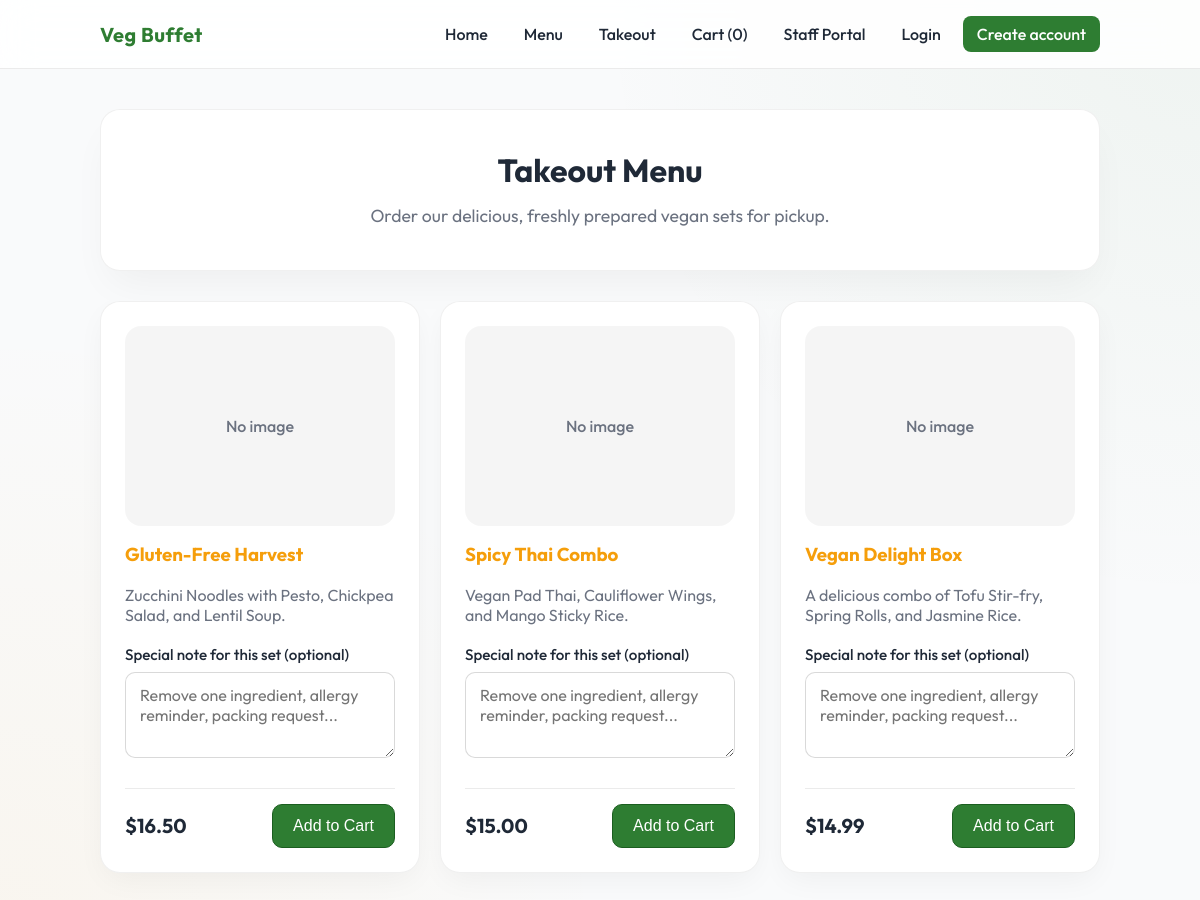
/takeout.php, run on an earlier commit of the app's database.
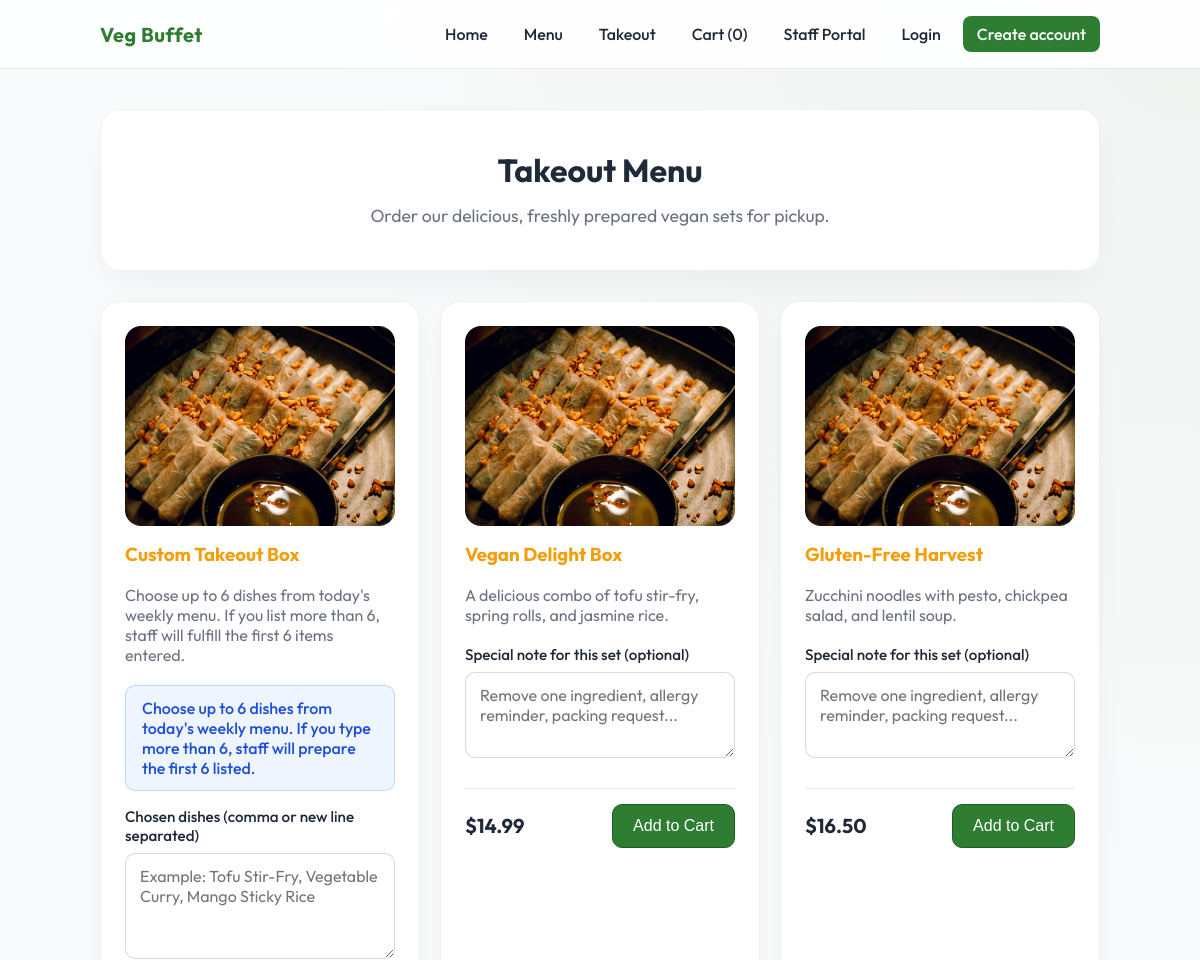
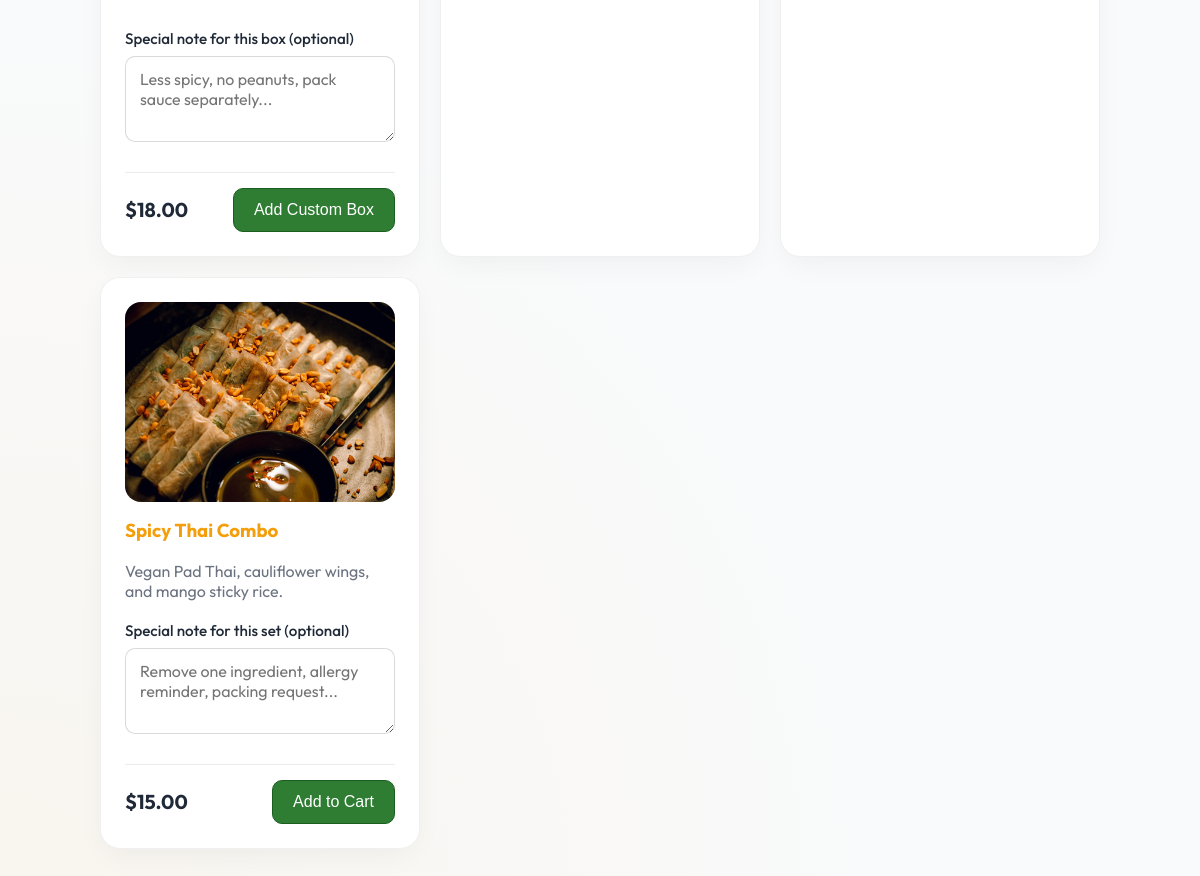
And on a later commit of the database (2 pictures, top to bottom).
### tables this page shows
create table if not exists TakeoutSet (
  setId int not null auto_increment,
  setName varchar(255) not null,
  description varchar(1024) not null,
  price decimal(10,2) not null,
  imageUrl varchar(2048) null,
  isAvailable boolean not null,
  sortOrder int not null default 0,
  allowsCustomSelection boolean not null default 0,  
  selectionLimit int not null default 0,             
  primary key (setId),
  unique key uq_set_name (setName),
  key idx_set_available (isAvailable)
);

### web/lib/auth.php (called while the page is built, shortened)
<?php
function current_customer(): ?array {
  if (!isset($_SESSION['customer'])) return null;
  return $_SESSION['customer'];
}
  ?>
  <?php
function current_admin(): ?array {
  if (!isset($_SESSION['admin'])) return null;
  return $_SESSION['admin'];
}

### web/lib/orders.php (called while the page is built, shortened)
<?php
require_once __DIR__ . '/auth.php';
function normalize_cart_items(): array {
  $cart = $_SESSION['cart'] ?? [];
  $isLegacyCart = true;
  if ($isLegacyCart) {
    $normalized = [];
    return $normalized;
  }
  $normalized = [];
  return $normalized;
}
function cart_item_count(): int {
  $count = 0;
  return $count;
}

### web/lib/takeout_catalog.php (called while the page is built, shortened)
<?php
function fetch_all_takeout_sets(PDO $pdo, bool $visibleOnly = false): array {
  $sql = 'SELECT
            setId,
            setName,
            description,
            price,
            imageUrl,
            isAvailable,
            sortOrder,
            allowsCustomSelection,
            selectionLimit
          FROM TakeoutSet';
  if ($visibleOnly) {
    $sql .= ' WHERE isAvailable = 1';
  }
  $sql .= ' ORDER BY sortOrder ASC, setName ASC';
  return $pdo->query($sql)->fetchAll();
}

### web/takeout.php (the view, shortened to what this page needs)
<?php
require_once __DIR__ . '/lib/layout.php';
require_once __DIR__ . '/lib/takeout_catalog.php';
$pdo = db();
$sets = fetch_all_takeout_sets($pdo, true);
render_header('Takeout Menu');
?>
<section class="hero hero-centered">
  <h1>Takeout Menu</h1>
  <p class="hero-copy-narrow" style="display: block; width: 100%; max-width: 600px; margin: 0 auto; text-align: center !important;">
    Order our delicious, freshly prepared vegan sets for pickup.
  </p>
</section>
<div class="card-grid-300">
  <?php foreach ($sets as $set): ?>
    <article class="card card-body-between takeout-card">
      <div>
        <div class="takeout-card-media">
          <?php if (!empty($set['imageUrl'])): ?>
            <img src="<?= h((string)$set['imageUrl']) ?>" alt="<?= h((string)$set['setName']) ?>" class="takeout-card-image" />
          <?php else: ?>
            <div class="takeout-card-empty">No image</div>
          <?php endif; ?>
        </div>
        <h3 class="card-title-accent"><?= h($set['setName']) ?></h3>
        <p class="card-copy-muted"><?= h($set['description']) ?></p>
        <?php if (!empty($set['allowsCustomSelection'])): ?>
          <div class="alert alert-info compact-alert">
            Choose up to <?= (int)$set['selectionLimit'] ?> dishes from today's weekly menu. If you type more than <?= (int)$set['selectionLimit'] ?>, staff will prepare the first <?= (int)$set['selectionLimit'] ?> listed.
          </div>
          <form method="post" action="/cart.php" class="takeout-add-form">
            <div class="field">
              <label>Chosen dishes (comma or new line separated)</label>
              <textarea name="selectedDishes" rows="4" required placeholder="Example: Tofu Stir-Fry, Vegetable Curry, Mango Sticky Rice"></textarea>
            </div>
            <div class="field">
              <label>Special note for this box (optional)</label>
              <textarea name="lineNotes" rows="3" placeholder="Less spicy, no peanuts, pack sauce separately..."></textarea>
            </div>
            <div class="card-footer-row">
              <span class="price-tag">$<?= h($set['price']) ?></span>
              <button class="btn btn-primary" type="submit">Add Custom Box</button>
            </div>
          </form>
        <?php else: ?>
          <form method="post" action="/cart.php" class="takeout-add-form">
            <div class="field">
              <label>Special note for this set (optional)</label>
              <textarea name="lineNotes" rows="3" placeholder="Remove one ingredient, allergy reminder, packing request..."></textarea>
            </div>
            <div class="card-footer-row">
              <span class="price-tag">$<?= h($set['price']) ?></span>
              <button class="btn btn-primary" type="submit">Add to Cart</button>
            </div>
          </form>
        <?php endif; ?>
      </div>
    </article>
  <?php endforeach; ?>
</div>
<?php render_footer(); ?>

### web/lib/layout.php (shortened to what this page needs)
<?php
require_once __DIR__ . '/auth.php';
require_once __DIR__ . '/orders.php';
function h(string $s): string {
  return htmlspecialchars($s, ENT_QUOTES | ENT_SUBSTITUTE, 'UTF-8');
}
function render_header(string $title): void {
  $cust = current_customer();
  $admin = current_admin();
  $cartCount = cart_item_count();
  ?>
  <!doctype html>
  <html lang="en">
  <head>
    <link rel="stylesheet" href="/assets/style.css" />
  </head>
  <body>
    <header class="topbar">
      <div class="container topbar-inner">
        <div class="brand">
          <a href="/" class="brand-link">Veg Buffet</a>
        </div>
        <nav class="nav">
          <?php if ($admin): ?>
            <a href="/admin/index.php" class="nav-link">Orders</a>
            <a href="/admin/history.php" class="nav-link">Recent Orders</a>
            <?php if (is_super_admin($admin)): ?>
              <a href="/admin/reports.php" class="nav-link">Reports</a>
              <a href="/admin/staff.php" class="nav-link">Manage Staff</a>
              <a href="/admin/menu.php" class="nav-link">Menu Builder</a>
              <a href="/admin/takeout.php" class="nav-link">Takeout Sets</a>
            <?php endif; ?>
            <span class="nav-text nav-role"><?= h($admin['role']) ?></span>
            <a class="nav-link nav-link-spaced" href="/logout.php">Logout</a>
          <?php else: ?>
            <a href="/" class="nav-link">Home</a>
            <a href="/menu.php" class="nav-link">Menu</a>
            <a href="/takeout.php" class="nav-link">Takeout</a>
            <a href="/cart.php" class="nav-link">Cart (<?= $cartCount ?>)</a>
            <a href="/admin/login.php" class="nav-link">Staff Portal</a>
            <?php if ($cust): ?>
              <a href="/my_orders.php" class="nav-link">My Orders</a>
              <span class="nav-text nav-greeting">Hi, <?= h($cust['fullName']) ?></span>
              <a class="nav-link" href="/logout.php">Logout</a>
            <?php else: ?>
              <a class="nav-link" href="/login.php">Login</a>
              <a class="nav-link nav-link-primary" href="/register.php">Create account</a>
            <?php endif; ?>
          <?php endif; ?>
        </nav>
      </div>
    </header>
    <main class="container">
  <?php
}
function render_footer(): void {
  ?>
    </main>
  </body>
  </html>
  <?php
}

### web/assets/style.css (style rules this page uses)
:root { --primary: #2E7D32; --primary2: #1B5E20; --bg: #F9FAFB; --panel: #FFFFFF; --panel2: #F3F4F6; --text: #1F2937; --muted: #6B7280; --brand: var(--primary); --danger: #EF4444; --ok: #10B981; --ring: rgba(46, 125, 50, 0.4); --accent: #F59E0B; }
* { box-sizing: border-box; }
html, body { height: 100%; scroll-behavior: smooth; }
body { margin: 0; font-family: 'Outfit', sans-serif; color: var(--text); background: var(--bg); background-image: radial-gradient(circle at top right, rgba(46, 125, 50, 0.05) 0%, transparent 40%), radial-gradient(circle at bottom left, rgba(245, 158, 11, 0.05) 0%, transparent 40%); background-attachment: fixed; }
a { color: var(--primary); text-decoration: none; transition: 0.2s; }
.container { width: min(1000px, calc(100% - 32px)); margin: 0 auto; }
.topbar { position: sticky; top: 0; backdrop-filter: blur(16px); background: rgba(255, 255, 255, 0.85); border-bottom: 1px solid rgba(0, 0, 0, 0.08); z-index: 100; }
.topbar-inner { display: flex; align-items: center; justify-content: space-between; gap: 16px; padding: 16px 0; }
.brand-link { color: var(--primary); font-weight: 700; font-size: 1.25rem; letter-spacing: 0.5px; }
.nav { display: flex; gap: 8px; align-items: center; flex-wrap: wrap; justify-content: flex-end; }
.nav-link { color: var(--text); padding: 8px 14px; border-radius: 8px; font-weight: 500; }
.nav-link-primary { background: var(--primary); color: white; }
main.container { padding: 40px 0 60px; }
.card { background: var(--panel); border: 1px solid rgba(0,0,0,0.06); border-radius: 16px; padding: 24px; box-shadow: 0 10px 30px -5px rgba(0,0,0,0.05); transition: transform 0.2s, box-shadow 0.2s; }
.hero { padding: 40px 24px; border-radius: 20px; background: var(--panel); border: 1px solid rgba(0,0,0,0.06); box-shadow: 0 20px 40px -10px rgba(0,0,0,0.05); }
.hero h1 { margin: 0 0 12px; font-size: 32px; color: var(--text); }
.hero p { margin: 0; color: var(--muted); line-height: 1.6; font-size: 1.1rem; }
.field { display: grid; gap: 8px; margin-bottom: 16px; }
label { color: var(--text); font-size: 0.95rem; font-weight: 500; }
input, select, textarea { width: 100%; padding: 12px 14px; border-radius: 10px; border: 1px solid rgba(0,0,0,0.15); background: #FFF; color: var(--text); font-family: inherit; font-size: 1rem; outline: none; transition: border-color 0.2s, box-shadow 0.2s; }
textarea { resize: vertical; min-height: 110px; }
.btn { display: inline-flex; align-items: center; justify-content: center; padding: 12px 20px; border-radius: 10px; border: 1px solid rgba(0,0,0,0.1); background: var(--panel2); color: var(--text); font-weight: 500; cursor: pointer; transition: all 0.2s; font-size: 1rem; }
.btn-primary { background: var(--primary); border-color: var(--primary2); color: white; }
.alert { padding: 12px 16px; border-radius: 10px; border: 1px solid rgba(0,0,0,0.08); background: white; margin-bottom: 16px; font-weight: 500; }
.alert-info { border-color: rgba(59,130,246,0.25); background: rgba(59,130,246,0.08); color: #1D4ED8; }
.hero-centered { text-align: center; }
.hero-centered p, .hero-centered h1 { text-align: center; }
.hero-copy-narrow { display: block; width: 100%; max-width: 600px; margin: 0 auto; text-align: center !important; }
.card-grid-300 { display: grid; grid-template-columns: repeat(auto-fill, minmax(300px, 1fr)); gap: 20px; margin-top: 30px; }
.card-body-between { display: flex; flex-direction: column; justify-content: space-between; }
.card-title-accent { margin-top: 0; color: var(--accent); }
.card-copy-muted { color: var(--muted); margin-bottom: 20px; }
.card-footer-row { display: flex; justify-content: space-between; align-items: center; gap: 12px; border-top: 1px solid rgba(0,0,0,0.08); padding-top: 15px; }
.price-tag { font-size: 1.25rem; font-weight: 700; }
.takeout-card { gap: 18px; border-radius: 20px; }
.takeout-card-media { height: 200px; border-radius: 16px; overflow: hidden; background: rgba(0,0,0,0.04); margin-bottom: 16px; }
.takeout-card-image { display: block; width: 100%; height: 100%; object-fit: cover; object-position: center; }
.takeout-add-form { display: grid; gap: 14px; }
.takeout-add-form textarea { min-height: 82px; }
.compact-alert { margin-top: 0; margin-bottom: 16px; }
.catalog-card-empty, .takeout-card-empty, .dish-dialog-empty { color: var(--muted); font-weight: 500; }
.takeout-card-empty { height: 100%; display: flex; align-items: center; justify-content: center; color: var(--muted); font-weight: 500; }

What changed in the data, as far as the page shows it:
added takeoutset: imageUrl (picture), setName "Custom Takeout Box", description "Choose up to 6 dishes from today's weekly menu. If you list more than 6, staff will fulfill the first 6 items entered.", selectionLimit "6", price "18.00"
changed takeoutset "Vegan Delight Box": imageUrl: picture added; description "A delicious combo of Tofu Stir-fry, Spring Rolls, and Jasmine Rice." → "A delicious combo of tofu stir-fry, spring rolls, and jasmine rice."; no longer shows "No image"; moves up the list
changed takeoutset "Gluten-Free Harvest": imageUrl: picture added; description "Zucchini Noodles with Pesto, Chickpea Salad, and Lentil Soup." → "Zucchini noodles with pesto, chickpea salad, and lentil soup."; no longer shows "No image"
changed takeoutset "Spicy Thai Combo": imageUrl: picture added; description "Vegan Pad Thai, Cauliflower Wings, and Mango Sticky Rice." → "Vegan Pad Thai, cauliflower wings, and mango sticky rice."; no longer shows "No image"
